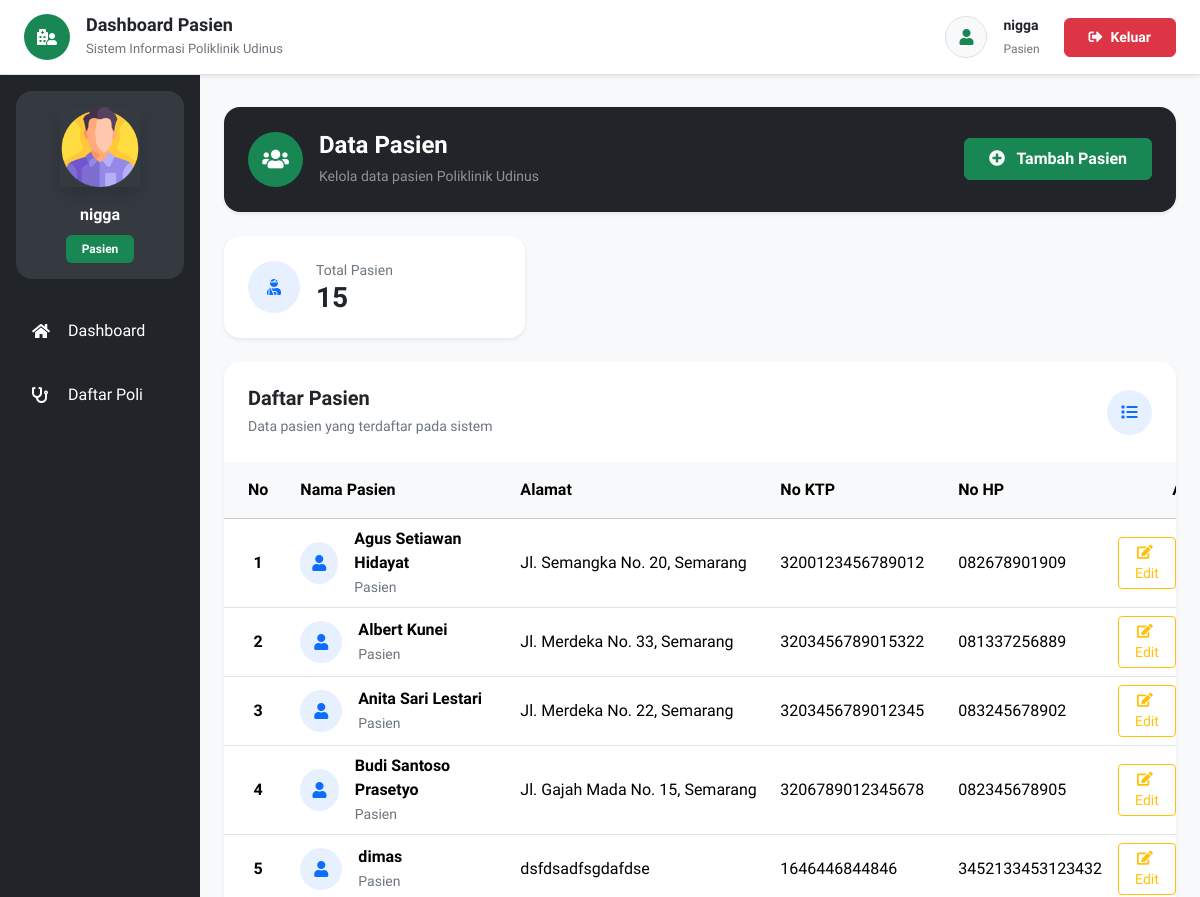
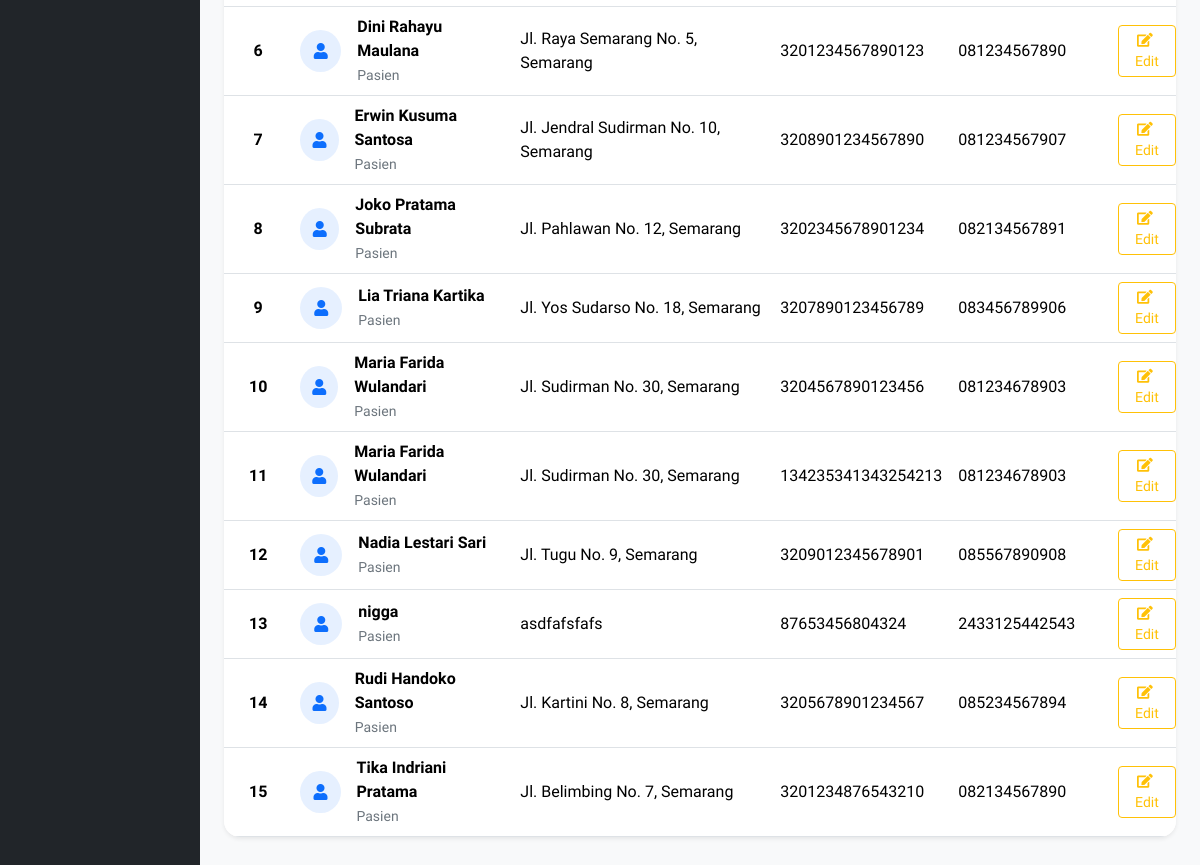
Page /pasien.php (signed in) on the committed database (2 pictures, top to bottom).
### tables this page shows
CREATE TABLE `pasien` (
  `id` int UNSIGNED NOT NULL,
  `nama` varchar(255) NOT NULL,
  `password` varchar(50) NOT NULL,
  `alamat` varchar(255) NOT NULL,
  `no_ktp` varchar(255) NOT NULL,
  `no_hp` varchar(50) NOT NULL,
  `no_rm` varchar(25) NOT NULL
);

### pages/pasien/index.php (the view, shortened to what this page needs)
<?php
require_once 'config/koneksi.php';
$dataPasienList = [];
$queryPasien = "
SELECT
    id,
    nama,
    alamat,
    no_ktp,
    no_hp
FROM (
    SELECT
        *,
        ROW_NUMBER() OVER (
            PARTITION BY no_ktp
            ORDER BY id DESC
        ) AS rn
    FROM pasien
) AS p
WHERE rn = 1
ORDER BY nama ASC
";
$resultPasien = mysqli_query($mysqli, $queryPasien);
if ($resultPasien) {
    while ($pasien = mysqli_fetch_assoc($resultPasien)) {
        $dataPasienList[] = $pasien;
    }
}
$jumlahPasien = count($dataPasienList);
?>
<section class="py-2">
    <div class="card border-0 shadow-sm rounded-4 overflow-hidden mb-4">
        <div class="bg-dark text-white p-4">
            <div class="row align-items-center g-3">
                <div class="col-md-8">
                    <div class="d-flex align-items-center">
                        <div class="bg-success rounded-circle d-flex align-items-center justify-content-center me-3"
                            style="
                            width:55px;
                            height:55px;
                            min-width:55px;
                        ">
                            <i class="fas fa-users fa-lg"></i>
                        </div>
                        <div>
                            <h4 class="fw-bold mb-1">
                                Data Pasien
                            </h4>
                            <small class="text-white-50">
                                Kelola data pasien Poliklinik Udinus
                            </small>
                        </div>
                    </div>
                </div>
                <div class="col-md-4 text-md-end">
                    <button type="button" class="btn btn-success px-4 py-2 fw-semibold" data-bs-toggle="modal"
                        data-bs-target="#addModal">
                        <i class="fas fa-plus-circle me-2"></i>
                        Tambah Pasien
                    </button>
                </div>
            </div>
        </div>
    </div>
    <div class="row g-4 mb-4">
        <div class="col-lg-4 col-md-6">
            <div class="card border-0 shadow-sm rounded-4">
                <div class="card-body p-4">
                    <div class="d-flex align-items-center">
                        <div class="bg-primary bg-opacity-10 text-primary rounded-circle d-flex align-items-center justify-content-center me-3"
                            style="
                            width:52px;
                            height:52px;
                            min-width:52px;
                        ">
                            <i class="fas fa-user-injured"></i>
                        </div>
                        <div>
                            <small class="text-secondary d-block">
                                Total Pasien
                            </small>
                            <h3 class="fw-bold mb-0">
                                <?php echo number_format($jumlahPasien); ?>
                            </h3>
                        </div>
                    </div>
                </div>
            </div>
        </div>
    </div>
    <div class="card border-0 shadow-sm rounded-4 overflow-hidden">
        <div class="card-header bg-white border-0 p-4">
            <div class="d-flex justify-content-between align-items-center">
                <div>
                    <h5 class="fw-bold mb-1">
                        Daftar Pasien
                    </h5>
                    <small class="text-secondary">
                        Data pasien yang terdaftar pada sistem
                    </small>
                </div>
                <div class="bg-primary bg-opacity-10 text-primary rounded-circle d-flex align-items-center justify-content-center"
                    style="
                    width:45px;
                    height:45px;
                ">
                    <i class="fas fa-list"></i>
                </div>
            </div>
        </div>
        <div class="card-body p-0">
            <div class="table-responsive">
                <table class="table table-hover align-middle mb-0">
                    <thead class="table-light">
                        <tr>
                            <th class="text-center px-4 py-3">
                                No
                            </th>
                            <th class="py-3">
                                Nama Pasien
                            </th>
                            <th class="py-3">
                                Alamat
                            </th>
                            <th class="py-3">
                                No KTP
                            </th>
                            <th class="py-3">
                                No HP
                            </th>
                            <th class="text-center px-4 py-3">
                            </th>
                        </tr>
                    </thead>
                    <tbody>
                        <?php if (!empty($dataPasienList)) { ?>
                            <?php
                            $no = 1;
                            foreach ($dataPasienList as $data) {
                                ?>
                                <tr>
                                    <td class="text-center fw-semibold">
                                        <?php echo $no++; ?>
                                    </td>
                                    <td style="min-width:220px;">
                                        <div class="d-flex align-items-center">
                                            <div class="bg-primary bg-opacity-10 text-primary rounded-circle d-flex align-items-center justify-content-center me-3"
                                                style="
                                        width:42px;
                                        height:42px;
                                    ">
                                                <i class="fas fa-user"></i>
                                            </div>
                                            <div>
                                                <div class="fw-semibold">
                                                    <?php echo htmlspecialchars($data['nama']); ?>
                                                </div>
                                                <small class="text-secondary">
                                                    Pasien
                                                </small>
                                            </div>
                                        </div>
                                    </td>
                                    <td style="min-width:260px;">
                                        <?php echo htmlspecialchars($data['alamat']); ?>
                                    </td>
                                    <td>
                                        <?php echo htmlspecialchars($data['no_ktp']); ?>
                                    </td>
                                    <td>
                                        <?php echo htmlspecialchars($data['no_hp']); ?>
                                    </td>
                                    <td class="text-center">
                                        <div class="d-flex justify-content-center gap-2">
<button type="button"
    class="btn btn-sm btn-outline-warning px-3"
    data-bs-toggle="modal"
    data-bs-target="#editModal<?php echo (int) $data['id']; ?>">
    <i class="fas fa-edit me-1"></i>
    Edit
</button>
                                        </div>
                                    </td>
                                </tr>
                            <?php } ?>
                        <?php } ?>
                    </tbody>
                </table>
            </div>
        </div>
    </div>
</section>

### rows in the picture
pasien: nama "Agus Setiawan Hidayat", alamat "Jl. Semangka No. 20, Semarang", no_ktp "3200123456789012", no_hp "082678901909"
pasien: nama "Albert Kunei", alamat "Jl. Merdeka No. 33, Semarang", no_ktp "3203456789015322", no_hp "081337256889"
pasien: nama "Anita Sari Lestari", alamat "Jl. Merdeka No. 22, Semarang", no_ktp "3203456789012345", no_hp "083245678902"
pasien: nama "Budi Santoso Prasetyo", alamat "Jl. Gajah Mada No. 15, Semarang", no_ktp "3206789012345678", no_hp "082345678905"
pasien: nama "dimas", alamat "dsfdsadfsgdafdse", no_ktp "1646446844846", no_hp "3452133453123432"
pasien: nama "Dini Rahayu Maulana", alamat "Jl. Raya Semarang No. 5, Semarang", no_ktp "3201234567890123", no_hp "081234567890"
pasien: nama "Erwin Kusuma Santosa", alamat "Jl. Jendral Sudirman No. 10, Semarang", no_ktp "3208901234567890", no_hp "081234567907"
pasien: nama "Joko Pratama Subrata", alamat "Jl. Pahlawan No. 12, Semarang", no_ktp "3202345678901234", no_hp "082134567891"
pasien: nama "Lia Triana Kartika", alamat "Jl. Yos Sudarso No. 18, Semarang", no_ktp "3207890123456789", no_hp "083456789906"
pasien: nama "Maria Farida Wulandari", alamat "Jl. Sudirman No. 30, Semarang", no_ktp "3204567890123456", no_hp "081234678903"
pasien: nama "Maria Farida Wulandari", alamat "Jl. Sudirman No. 30, Semarang", no_ktp "134235341343254213", no_hp "081234678903"
pasien: nama "Nadia Lestari Sari", alamat "Jl. Tugu No. 9, Semarang", no_ktp "3209012345678901", no_hp "085567890908"
pasien: nama "nigga", alamat "asdfafsfafs", no_ktp "87653456804324", no_hp "2433125442543"
pasien: nama "Rudi Handoko Santoso", alamat "Jl. Kartini No. 8, Semarang", no_ktp "3205678901234567", no_hp "085234567894"
pasien: nama "Tika Indriani Pratama", alamat "Jl. Belimbing No. 7, Semarang", no_ktp "3201234876543210", no_hp "082134567890"

### other values in the picture
$dashboardTitle "Dashboard Pasien"
$dashboardDesc "Sistem Informasi Poliklinik Udinus"
$username "nigga"
$akses "Pasien"
$_SESSION['akses'] "Pasien"
$jumlahPasien "15"
